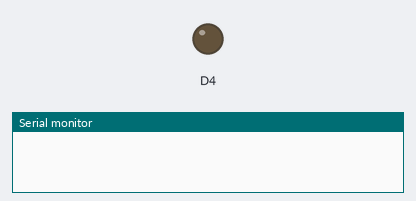
A sketch run on a simulated ESP8266 (NodeMCU). On the bench: output pins drawn as LEDs (lit = HIGH), the last lines printed to the serial monitor.

Above: at 0.0 s.
At 39.72 s:
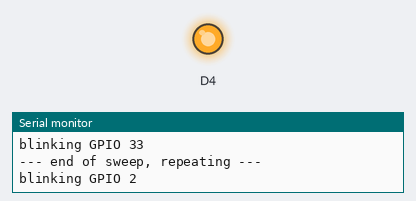
Timing chart, 0 to 40.0 s (numbered marks = the images above):
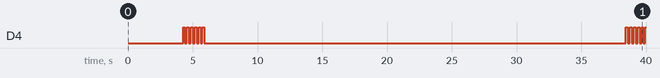

The sketch:

esp32_pinfinder.ino
```cpp
/*
  Board + pin identifier.

  Run this FIRST. It answers two questions:
    1. Which chip is actually on your board (ESP32 vs ESP8266)?
    2. What GPIO number does each "D" label on your silkscreen mean?

  Then it walks through the common GPIOs one at a time, announcing each on
  serial while pulsing it. Put an LED (with its 220ohm resistor) in the pin
  you want to identify and watch which announced number makes it light.

  Serial Monitor: 115200 baud.
*/

void announce(const char* label, int gpio) {
  Serial.print("  ");
  Serial.print(label);
  Serial.print("  ->  GPIO ");
  Serial.println(gpio);
}

void setup() {
  Serial.begin(115200);
  delay(1200);
  Serial.println();
  Serial.println("=======================================");
  Serial.println(" SPIREXA board identifier");
  Serial.println("=======================================");

#if defined(ESP32)
  Serial.println("Chip family : ESP32");
  Serial.print  ("Chip model  : "); Serial.println(ESP.getChipModel());
  Serial.print  ("Cores       : "); Serial.println(ESP.getChipCores());
  Serial.print  ("Flash size  : "); Serial.println(ESP.getFlashChipSize());
#elif defined(ESP8266)
  Serial.println("Chip family : ESP8266   <-- NOT an ESP32!");
  Serial.println("  If you expected ESP32, the board or the IDE board");
  Serial.println("  selection is wrong. ESP8266 has only ONE analog pin (A0),");
  Serial.println("  so rain + soil cannot both be read on it.");
#else
  Serial.println("Chip family : unknown");
#endif

  Serial.println();
  Serial.println("D-label -> GPIO mapping for THIS board:");

#ifdef D0
  announce("D0", D0);
#endif
#ifdef D1
  announce("D1", D1);
#endif
#ifdef D2
  announce("D2", D2);
#endif
#ifdef D3
  announce("D3", D3);
#endif
#ifdef D4
  announce("D4", D4);
#endif
#ifdef D5
  announce("D5", D5);
#endif
#ifdef D6
  announce("D6", D6);
#endif
#ifdef D7
  announce("D7", D7);
#endif
#ifdef D8
  announce("D8", D8);
#endif
#ifdef D9
  announce("D9", D9);
#endif
#ifdef D10
  announce("D10", D10);
#endif
#ifndef D0
  Serial.println("  (no D labels defined for the board you selected in the IDE -");
  Serial.println("   your silkscreen D numbers are the manufacturer's own, so");
  Serial.println("   use the pin walk below to map them)");
#endif

  Serial.println();
  Serial.println("Starting pin walk in 3 seconds.");
  Serial.println("Put an LED + 220ohm resistor between a pin and GND,");
  Serial.println("then watch which announced GPIO makes it light.");
  delay(3000);
}

// Safe, commonly broken-out output pins. 34-39 are input-only so they are
// deliberately not in this list - they cannot drive an LED.
const int CANDIDATES[] = {2, 4, 5, 12, 13, 14, 15, 16, 17, 18, 19, 21, 22, 23, 25, 26, 27, 32, 33};
const int N = sizeof(CANDIDATES) / sizeof(CANDIDATES[0]);

void loop() {
  for (int i = 0; i < N; i++) {
    int g = CANDIDATES[i];
    Serial.print("blinking GPIO ");
    Serial.println(g);

    pinMode(g, OUTPUT);
    for (int k = 0; k < 6; k++) {       // ~1.8s of visible blinking
      digitalWrite(g, HIGH); delay(150);
      digitalWrite(g, LOW);  delay(150);
    }
    pinMode(g, INPUT);                  // release it before moving on
  }
  Serial.println("--- end of sweep, repeating ---");
  Serial.println();
}
```

Measured:
- by itself, D4: goes 5 × (HIGH 0.15 s, LOW 0.15 s), HIGH 0.15 s, LOW 32.6 s, 5 × (HIGH 0.15 s, LOW 0.15 s), then HIGH
